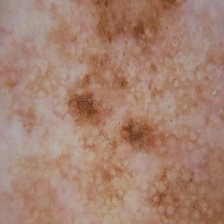
#> input picture dataset/malignant/losi ali daju dobre rezultate/11.jpg, 224 x 224 px, found by its file name
$ python main_analysis.py
#> lines starting #> are read from the running program, lines starting #| are printed output that depends on the picture; after the words box and inside, x2 and y2 are one past the last pixel; in counts of white or black regions, pixels touching at a corner belong together
#> in main, img is the input picture: shape (224, 224, 3); mean B, G, R 111.7, 129.6, 165.6
### automatic_color_picker.py
#on edges
import cv2
import numpy as np
import random

def auto_isolate_mole(image_bgr, edge_width=20, samples_per_edge=30, show_steps=False, save_hsv_bounds_path=None):
    """
    Automatically isolates the mole from the skin using edge-based HSV sampling.

    Parameters:
    - image_bgr: Original image in BGR color space
    - edge_width: Width of border to sample skin color from
    - samples_per_edge: Number of random pixels to sample per edge
    - show_steps: Show intermediate image steps
    - save_hsv_bounds_path: Optional file path to save HSV bounds

    Returns:
    - mole_only: Image with mole isolated
    - mole_mask: Binary mask of the mole
    - skin_mask: Binary mask of skin region
    """
#> called with edge_width = 30, samples_per_edge = 40, show_steps = True, save_hsv_bounds_path = 'last_auto_skin_bounds.txt'
    image_hsv = cv2.cvtColor(image_bgr, cv2.COLOR_BGR2HSV)
#> image_hsv: shape (224, 224, 3); mean H, S, V 11.8, 84.3, 165.6
    height, width = image_hsv.shape[:2]
#> height = 224; width = 224

    hsv_samples = []

    def sample_edge(region):
        h, w = region.shape[:2]
#> h = 30; w = 224
        for _ in range(samples_per_edge):
            y = random.randint(0, h - 1)
            x = random.randint(0, w - 1)
            hsv = region[y, x]
            if not (hsv[0] < 10 and hsv[1] < 30 and hsv[2] < 30):  # Ignore black
                hsv_samples.append(hsv)
#> this loop made 40 passes
#> hsv on passes 1 to 12: [10, 144, 145], [10, 135, 142], [9, 50, 173], [10, 136, 133], [2, 50, 164], [8, 68, 173], [10, 97, 166], [9, 73, 167], [8, 38, 175], [6, 44, 169], [9, 28, 173], [4, 67, 157]
#> after the loop, hsv_samples = 40 items, first 6: [10, 144, 145], [10, 135, 142], [9, 50, 173], [10, 136, 133], [2, 50, 164], [8, 68, 173]

    # Sample HSV from all edges
    sample_edge(image_hsv[:edge_width, :])         # top
    sample_edge(image_hsv[-edge_width:, :])        # bottom
#> the loop in sample_edge (call 2), `for _ in range(samples_per_edge):` made 40 passes
#> hsv on passes 1 to 12: [12, 101, 167], [12, 92, 167], [8, 58, 177], [12, 98, 164], [13, 72, 176], [10, 88, 160], [13, 82, 178], [12, 76, 175], [14, 82, 174], [9, 62, 184], [10, 60, 180], [11, 95, 163]
    sample_edge(image_hsv[:, :edge_width])         # left
    sample_edge(image_hsv[:, -edge_width:])        # right

    if not hsv_samples:
        raise ValueError("No valid skin samples found on edges.")

    hsv_samples = np.array(hsv_samples)
#> hsv_samples = 160 rows, first 8: [10, 144, 145], [10, 135, 142], [9, 50, 173], [10, 136, 133], [2, 50, 164], [8, 68, 173], [10, 97, 166], [9, 73, 167]
    lower_skin = np.min(hsv_samples, axis=0).astype(np.uint8)
#> lower_skin = [0, 22, 114]
    upper_skin = np.max(hsv_samples, axis=0).astype(np.uint8)
#> upper_skin = [178, 174, 184]

    # Optional: Save bounds
    if save_hsv_bounds_path:
        with open(save_hsv_bounds_path, "w") as f:
            f.write(f"{lower_skin[0]},{lower_skin[1]},{lower_skin[2]}\n")
            f.write(f"{upper_skin[0]},{upper_skin[1]},{upper_skin[2]}\n")

    # Step 2: Skin mask
    skin_mask = cv2.inRange(image_hsv, lower_skin, upper_skin)
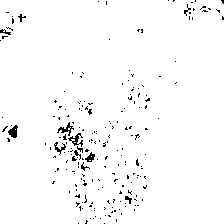
#> skin_mask: shape (224, 224); 97.6% white; black in thin lines or dots
    kernel = np.ones((7, 7), np.uint8)
    skin_mask = cv2.morphologyEx(skin_mask, cv2.MORPH_CLOSE, kernel)
#> skin_mask: shape (224, 224); every value is 255

    # Step 3: Mole mask = NOT skin
    mole_mask = cv2.bitwise_not(skin_mask)
#> mole_mask: shape (224, 224); every value is 0

    # Step 4: Remove very bright spots (likely skin glare)
    v_channel = image_hsv[:, :, 2]
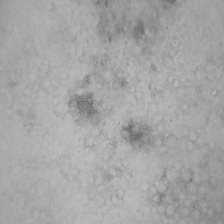
#> v_channel: shape (224, 224); min 103, max 198, mean 165.6
    v_nonzero = v_channel[v_channel > 0]
    brightness_threshold = np.percentile(v_nonzero, 90)
#> brightness_threshold = 179
    bright_mask = cv2.inRange(v_channel, brightness_threshold, 255)
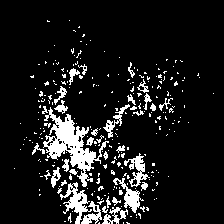
#> bright_mask: shape (224, 224); 10.9% white; 266 white regions (231 under 20 px), largest, box (x1, y1, x2, y2) and area: (43, 107, 109, 187) 1645, (60, 182, 92, 224) 483, (113, 178, 144, 213) 336
    mole_mask = cv2.bitwise_and(mole_mask, cv2.bitwise_not(bright_mask))

    # Clean and binarize mask
    mole_mask = cv2.GaussianBlur(mole_mask, (5, 5), 0)
    _, mole_mask = cv2.threshold(mole_mask, 127, 255, cv2.THRESH_BINARY)

    # Step 5: Apply mask to original image
    mole_only = cv2.bitwise_and(image_bgr, image_bgr, mask=mole_mask)
#> mole_only: shape (224, 224, 3); every value is 0

    if show_steps:
        cv2.imshow("Original", image_bgr)
        cv2.imshow("Skin Mask", skin_mask)
        cv2.imshow("Mole Mask", mole_mask)
        cv2.imshow("Isolated Mole", mole_only)
        cv2.waitKey(0)
        cv2.destroyAllWindows()

    return mole_only, mole_mask, skin_mask

### color_analysisM.py
import cv2
import numpy as np

def analyze_color(image):
    """Analyze color characteristics of a mole in the image, using HSV filtering and morphology."""
    hsv = cv2.cvtColor(image, cv2.COLOR_BGR2HSV)

    # Load HSV values from file
    try:
        with open("hsv_range.txt", "r") as file:
#> (reads hsv_range.txt from the repository)
            h1, s1, v1 = map(int, file.readline().split())
            h2, s2, v2 = map(int, file.readline().split())
    except FileNotFoundError:
        print("HSV range file not found. Please run color_picker.py first.")
        return None, None

    lower_brown = np.array([min(h1, h2), min(s1, s2), min(v1, v2)])
    upper_brown = np.array([max(h1, h2), max(s1, s2), max(v1, v2)])

    print(f"Using HSV Range: Lower: {lower_brown}, Upper: {upper_brown}")

    # Create mask
    mask_brown = cv2.inRange(hsv, lower_brown, upper_brown)

    # Morphological closing to remove black pixels inside the mole
    # dilation followed by erosion
    kernel = np.ones((7, 7), np.uint8)
    mask_brown_cleaned = cv2.morphologyEx(mask_brown, cv2.MORPH_CLOSE, kernel)

    # Calculate the percentage
    brown_pixels = cv2.countNonZero(mask_brown_cleaned)
#> brown_pixels = 0
    total_pixels = image.shape[0] * image.shape[1]
#> total_pixels = 50176
    brown_percentage = (brown_pixels / total_pixels) * 100
#> brown_percentage = 0

    result_image = cv2.bitwise_and(image, image, mask=mask_brown_cleaned)

    #return brown_percentage, result_image
    return brown_percentage, result_image, lower_brown, upper_brown

### main_analysis.py
import numpy as np
import cv2
import os
from color_analysisM import analyze_color
from symmetry_analysisM import analyze_symmetry
from visualisationM import show_analysis_results
from classificationM import classify_mole
from brown_color_variation import calculate_brown_color_variation, plot_brown_histogram
from automatic_color_picker import auto_isolate_mole

def main():
    # === Step 0: Load image ===
    image_path = r"D:\1) FAKS\Diplomski pocetna verzija\data\test\benign\11.jpg"
    img = cv2.imread(image_path)
    if img is None:
        print("Failed to load image.")
        return

    mole, mole_mask, skin_mask = auto_isolate_mole(
    img,
    edge_width=30,
    samples_per_edge=40,
    show_steps=True,
    save_hsv_bounds_path="last_auto_skin_bounds.txt"
    )
    cv2.imwrite("output_mole.jpg", mole)
    cv2.imwrite("output_mole_mask.jpg", mole_mask)
    # === Step 1: HSV Color Picking ===

    """pick_and_save_hsv(img)
    if not os.path.exists("hsv_range.txt"):
        print("HSV range file not found. Exiting.")
        return"""

    # === Step 2: Color Analysis ===
    brown_percentage, mole_result, lower_brown, upper_brown = analyze_color(img)
#> brown_percentage = 0; lower_brown = [167, 69, 224]; upper_brown = [174, 96, 235]
    if mole_result is None or cv2.countNonZero(cv2.cvtColor(mole_result, cv2.COLOR_BGR2GRAY)) == 0:
        print("Color analysis failed or detected area is empty.")
        return
    print(f"Brown Percentage: {brown_percentage:.2f}%")

    # === Step 3: Brown Color Variation Analysis ===
    variation_score, hist, bins, mask = calculate_brown_color_variation(mole_result)
    print(f"Brown Color Variation Score: {variation_score:.2f}")
    print(f"Number of brown pixels: {np.count_nonzero(mask)}")

    if hist is not None:
        plot_brown_histogram(hist, bins)

    # === Step 4: Symmetry Analysis ===
    try:
        symmetry_score, vert_score, horz_score, symmetry_images = analyze_symmetry(mole_result)
    except Exception as e:
        print(f"Symmetry analysis failed: {e}")
        symmetry_score = vert_score = horz_score = 0.0
        symmetry_images = [mole_result] * 3

    # === Step 5: Classification ===
    classification_result = classify_mole(symmetry_score, brown_percentage)
    print(f"Final Classification: {classification_result}")

    # === Step 6: Visualization ===
    image_list = [
        symmetry_images[0],  # Left vs Right
        symmetry_images[1],  # Top vs Bottom
        symmetry_images[2],  # Canny Edges
        mole_result          # Isolated Mole
    ]
    title_list = [
        "Left vs Right",
        "Top vs Bottom",
        "Canny Edges",
        "Isolated Mole"
    ]
    score_list = [
        vert_score,
        horz_score,
        None,
        brown_percentage / 100.0
    ]
    resize_dims = [
        (150, 150),
        (150, 150),
        (300, 300),
        (300, 300)
    ]

    show_analysis_results(
        image_list=image_list,
        title_list=title_list,
        score_list=score_list,
        classification_result=classification_result,
        resize_dims_list=resize_dims
    )

if __name__ == "__main__":
    main()
